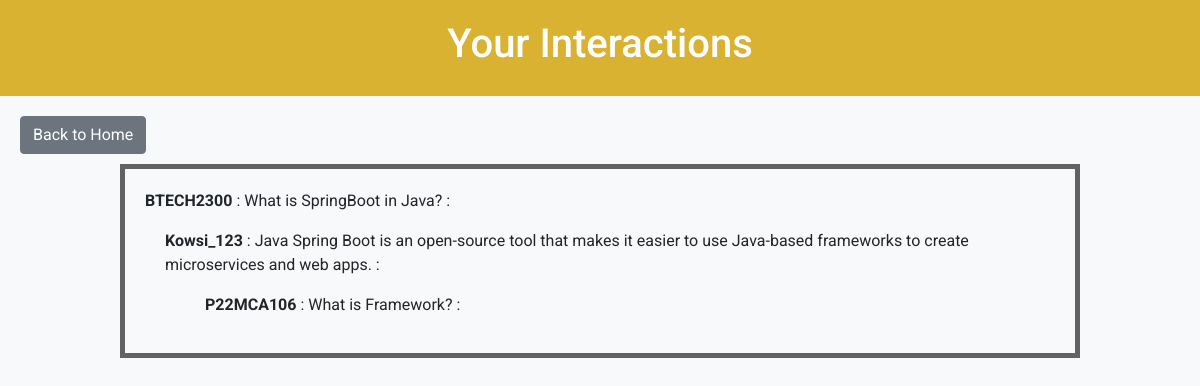
Screenshot of /Dashboard (signed in) with the database file from the repository.
### Ed_Core/models.py (models this page shows, shortened)
class Student_Registration(models.Model):
    name=models.CharField(max_length=30)
    mobile=models.CharField(max_length=10)
    email=models.EmailField(max_length=50)
    username=models.CharField(max_length=20,primary_key=True)
    course=models.CharField(max_length=5)
    passkey=models.CharField(max_length=20)
    def __str__(self):
        return self.username

class Question(models.Model):
    question_id=models.BigAutoField(primary_key=True)
    username=models.ForeignKey(Student_Registration,on_delete=models.CASCADE)
    quesiton=models.CharField(max_length=100)

class Login_Info(models.Model):
    username=models.CharField(max_length=20,primary_key=True)
    password=models.CharField(max_length=20)
    def __str__(self):
        return self.username

class Answer(models.Model):
    question_id=models.ForeignKey(Question,on_delete=models.CASCADE)
    answer=models.CharField(max_length=500)
    username=models.ForeignKey(Login_Info,on_delete=models.CASCADE)

class Commend(models.Model):
    answer_id=models.ForeignKey(Answer,on_delete=models.CASCADE)
    command=models.CharField(max_length=500)
    username=models.ForeignKey(Login_Info,on_delete=models.CASCADE)

### Ed_Core/views.py (the view)
# urls.py: path('Dashboard',views.Dashboard,name="Dashboard"),
def Dashboard(request):
    ses_username = request.session.get('username')
    print(ses_username)
    ques_obj=Question.objects.filter(username=ses_username)
    q=[]
    for ins in ques_obj:
        q.append(ins)
    print(q)
    def feed():
                        questions = Question.objects.all()
                        data = []
                        for ins in questions :
                            if ins in q:
                              print("it's Here")
                              print(ins)
                              question_data = {
                                   'username': ins.username,
                                     'question': ins.quesiton,
                                     'question_id':ins.question_id,
                                     'answers': []}
                              answers = Answer.objects.filter(question_id=ins.question_id)
                              for a in answers:
                                answer_data = {
                                    'username': a.username,
                                     'answer': a.answer,
                                      'comments': []}
                                comments = Commend.objects.filter(answer_id=a.id)
                                for c in comments:
                                      comment_data = {
                                        'username': c.username,
                                        'comment': c.command,
                                        'replies': []}
                                      replies = Reply.objects.filter(command_id=c.id)
                                      for r in replies:
                                          reply_data = {
                                             'username': r.username,
                                             'reply': r.reply}
                                          comment_data['replies'].append(reply_data)
                                      answer_data['comments'].append(comment_data)
                                question_data['answers'].append(answer_data)
                              data.append(question_data)
                        return data
    val=feed()
    return render(request, 'Dashboard.html', {'data': val})

### templates/Dashboard.html (shortened to what this page needs)
<!DOCTYPE html>
<html lang="en">
<head>
  <link rel="stylesheet" href="https://stackpath.bootstrapcdn.com/bootstrap/4.5.2/css/bootstrap.min.css">
</head>
<body>
  <div class="title-container">
    <h1>Your Interactions</h1>
  </div>
  <div class="back">
    <a href="{% url 'BacktoHome' %}" class="btn btn-secondary back-button">Back to Home</a>
  </div>
  <div class="feed_container">
    {% for question in data %}
    <div class="question-container">
        <p><b>{{ question.username }} </b>: {{ question.question }} :{{question.ques_obj}}</p>
        {% for answer in question.answers %}
            <div class="answer-container">
                <p><b>{{ answer.username }} </b>: {{ answer.answer }}  :{{answer.answer_obj}}
                </p>
                {% for comment in answer.comments %}
                    <div class="comment-container">
                        <p><b>{{ comment.username }} </b>: {{ comment.comment }}  :{{comment.comment_obj}}
                           </p>
                    </div>
                {% endfor %}
            </div>
        {% endfor %}
    </div>
    {% endfor %}
</div>
</body>
</html>

### templates/Dashboard.html (style rules this page uses)
body { font-family: 'Roboto', sans-serif; margin: 0; padding: 0; background-color: #f8f9fa; }
.title-container { text-align: center; padding: 20px 0; background-color: #dab232; color: white; }
.back { margin-top: 20px; margin-left: 20px; }
.question-container { width: 80%; margin: 0 auto; margin-top: 10px; border: 5px solid #636262; position: relative; padding: 20px; box-sizing: border-box; }
.answer-container { margin-left: 20px; }
.comment-container { margin-left: 40px; }

### rows the page displays
Student_Registration: username "BTECH2300", question "What is SpringBoot in Java?"
Login_Info: username "Kowsi_123", answer "Java Spring Boot is an open-source tool that makes it easier to use Java-based frameworks to create microservices and web apps."
Login_Info: username "P22MCA106", comment "What is Framework?"
